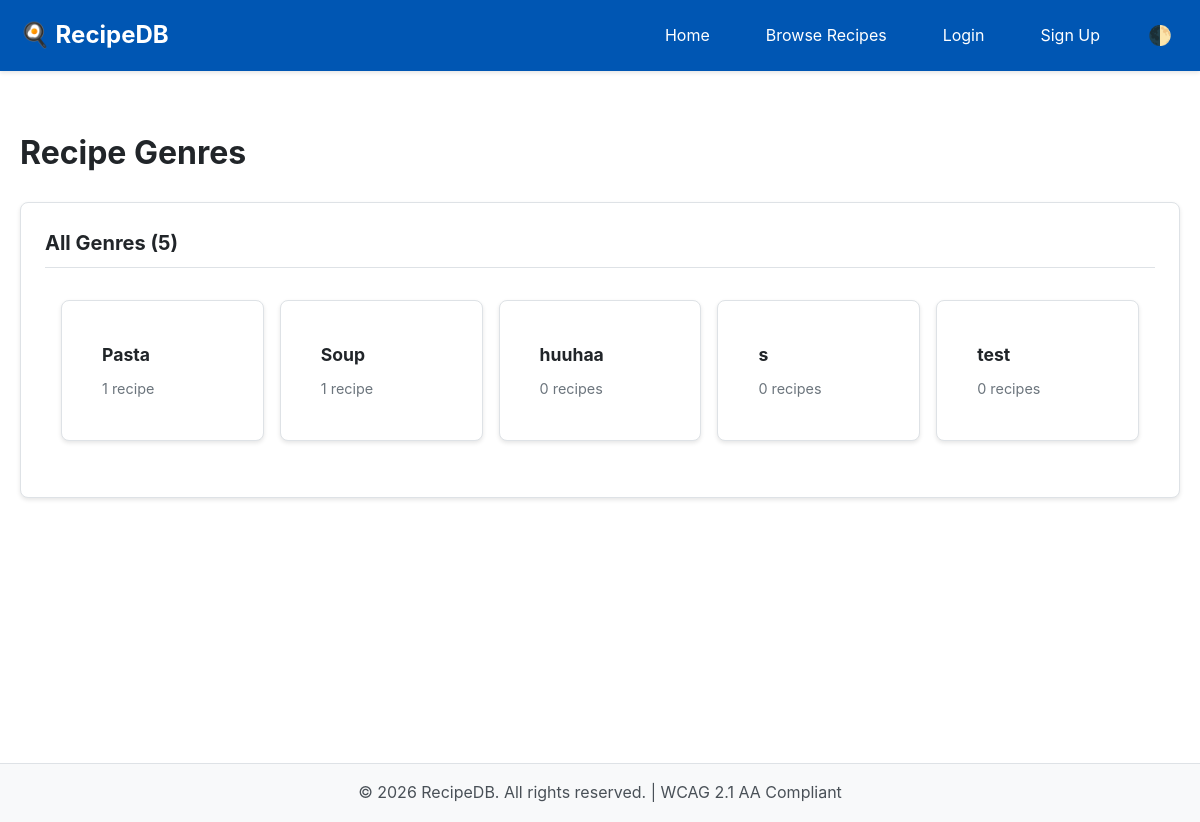
The page /genres/ on the database its author committed.
### RecipeDB/models.py (models this page shows, shortened)
class Genre(models.Model):
    name = models.CharField(max_length=MAX_NAME_LENGTH, unique=True, db_index=True)
    description = models.TextField(blank=True)
    created_at = models.DateTimeField(auto_now_add=True)
    class Meta:
        ordering = ['name']
        verbose_name = 'Genre'
        verbose_name_plural = 'Genres'

### RecipeDB/views.py (the view)
# urls.py: path('genres/', views.GenreListView.as_view(), name='genre_list'),
class GenreListView(ListView):
    model = Genre
    template_name = 'RecipeDB/genre_list.html'
    context_object_name = 'genres'
    paginate_by = 20

### RecipeDB/templates/RecipeDB/genre_list.html (shortened to what this page needs)
{% extends 'RecipeDB/base.html' %}
{% block content %}
<div class="mt-3 mb-3">
    <h1>Recipe Genres</h1>
</div>
<div class="card">
    <div class="card-header">All Genres ({{ page_obj.paginator.count }})</div>
    <div style="padding: 1rem;">
        <div style="display: grid; grid-template-columns: repeat(auto-fill, minmax(200px, 1fr)); gap: 1rem;">
            {% for genre in genres %}
            <div class="card">
                <div style="padding: 1rem;">
                    <h3 style="font-size: 1.1rem; margin-bottom: 0.5rem;">{{ genre.name }}</h3>
                    <p style="color: var(--text-muted); font-size: 0.9rem;">
                        {{ genre.recipes.count }} recipe{{ genre.recipes.count|pluralize }}
                    </p>
                </div>
            </div>
            {% empty %}
            <p>No genres found.</p>
            {% endfor %}
        </div>
    </div>
</div>
{% endblock %}

### RecipeDB/templates/RecipeDB/base.html (style rules this page uses)
:root { --bg-primary: #ffffff; --bg-secondary: #f8f9fa; --bg-tertiary: #e9ecef; --text-primary: #212529; --text-secondary: #495057; --text-muted: #6c757d; --border-color: #dee2e6; --link-color: #0056b3; --link-hover: #003d82; --button-primary: #0056b3; --button-primary-hover: #003d82; --button-secondary: #6c757d; --button-secondary-hover: #545b62; --success: #2d6a2d; --warning: #856404; --danger: #a02622; --info: #004085; --form-bg: #ffffff; --form-border: #ced4da; --navbar-bg: #0056b3; --navbar-text: #ffffff; --card-bg: #ffffff; --card-border: #dee2e6; }
* { margin: 0; padding: 0; box-sizing: border-box; }
body { font-family: -apple-system, BlinkMacSystemFont, "Segoe UI", Roboto, "Helvetica Neue", Arial, sans-serif; line-height: 1.6; color: var(--text-primary); background-color: var(--bg-primary); transition: background-color 0.3s ease, color 0.3s ease; }
.card { background-color: var(--card-bg); border: 1px solid var(--card-border); border-radius: 8px; padding: 1.5rem; margin-bottom: 1rem; box-shadow: 0 2px 4px rgba(0,0,0,0.1); }
.card-header { font-size: 1.25rem; font-weight: bold; margin-bottom: 1rem; padding-bottom: 0.5rem; border-bottom: 1px solid var(--border-color); }
.mt-3 { margin-top: 1.5rem; }
.mb-3 { margin-bottom: 1.5rem; }

### rows shown on the page
Genre: name "Pasta", recipes.count "1"
Genre: name "Soup", recipes.count "1"
Genre: name "huuhaa", recipes.count "0"
Genre: name "s", recipes.count "0"
Genre: name "test", recipes.count "0"

### other values the page prints
{{ page_obj.paginator.count }} "5"
